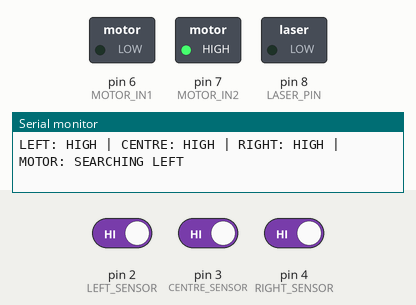
Recording of a sketch running on a simulated Arduino Nano, built with avr-gcc and run on an emulated ATmega328P. Shown: switched loads named in the sketch (green lamp = pin HIGH), the last lines printed to the serial monitor. The test bench sets the inputs (shaded band); at power-on: pin 2 (LEFT_SENSOR) HIGH, pin 3 (CENTRE_SENSOR) HIGH, pin 4 (RIGHT_SENSOR) HIGH.

Above: at 1.3 s.
1.4 s: pin 2 (LEFT_SENSOR) driven LOW
At 2.4 s:
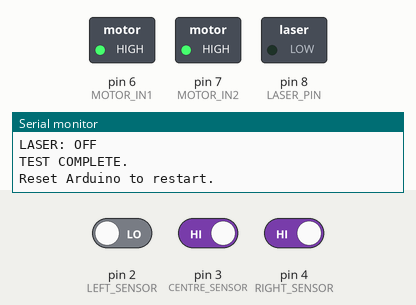
Timing chart, 0 to 4.4 s (numbered marks = the images above; inputs shaded):
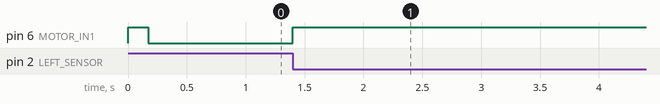

Measured:
- after the input at 1.4 s, pin 6 (MOTOR_IN1): LOW → HIGH at once

The sketch:

Test1BasicSensorTestStopOnDetect.ino
```cpp
/*
  MQ SENTINEL - TEST 1A
  RAW IR DETECTION AND MOTOR STOP

  Board: Arduino Nano

  D2 = Left IR sensor
  D3 = Centre IR sensor
  D4 = Right IR sensor

  D6 = Motor IN1
  D7 = Motor IN2
  D8 = Laser (disabled)

  LOW  = IR detected
  HIGH = No IR detected

  On detection:
  1. Stop motor using electrical braking.
  2. Report which sensor detected IR.
  3. Keep motor stopped until Arduino reset.
*/

// ============================================================
// PIN DEFINITIONS
// ============================================================

const byte LEFT_SENSOR   = 2;
const byte CENTRE_SENSOR = 3;
const byte RIGHT_SENSOR  = 4;

const byte MOTOR_IN1 = 6;
const byte MOTOR_IN2 = 7;

const byte LASER_PIN = 8;

// ============================================================
// SETTINGS
// ============================================================

const bool REVERSE_MOTOR = false;

const unsigned long PRINT_INTERVAL_MS = 300;

// ============================================================
// VARIABLES
// ============================================================

bool targetDetected = false;

unsigned long lastPrint = 0;

// ============================================================
// MOTOR CONTROL
// ============================================================

void motorLeft() {

  if (!REVERSE_MOTOR) {

    digitalWrite(MOTOR_IN1, LOW);
    digitalWrite(MOTOR_IN2, HIGH);

  } else {

    digitalWrite(MOTOR_IN1, HIGH);
    digitalWrite(MOTOR_IN2, LOW);

  }
}

void motorBrake() {

  // Original MQ Sentinel electrical braking method.
  // Confirm HIGH/HIGH is braking for your motor driver.

  digitalWrite(MOTOR_IN1, HIGH);
  digitalWrite(MOTOR_IN2, HIGH);
}

// ============================================================
// SETUP
// ============================================================

void setup() {

  Serial.begin(9600);

  // IR sensors
  pinMode(LEFT_SENSOR, INPUT);
  pinMode(CENTRE_SENSOR, INPUT);
  pinMode(RIGHT_SENSOR, INPUT);

  // Motor
  pinMode(MOTOR_IN1, OUTPUT);
  pinMode(MOTOR_IN2, OUTPUT);

  // Laser
  pinMode(LASER_PIN, OUTPUT);

  digitalWrite(LASER_PIN, LOW);

  // Keep motor stopped during startup.
  motorBrake();

  Serial.println();
  Serial.println("========================================");
  Serial.println(" MQ SENTINEL - RAW IR DETECTION TEST");
  Serial.println("========================================");

  Serial.println();

  Serial.println("D2 = LEFT");
  Serial.println("D3 = CENTRE");
  Serial.println("D4 = RIGHT");

  Serial.println();

  Serial.println("LOW  = DETECTED");
  Serial.println("HIGH = NOT DETECTED");

  Serial.println();

  Serial.println("Starting motor search...");

  motorLeft();
}

// ============================================================
// MAIN LOOP
// ============================================================

void loop() {

  // Once detected, motor remains stopped.
  if (targetDetected) {
    return;
  }

  // ----------------------------------------------------------
  // READ RAW SENSOR STATES
  // ----------------------------------------------------------

  byte leftState = digitalRead(LEFT_SENSOR);
  byte centreState = digitalRead(CENTRE_SENSOR);
  byte rightState = digitalRead(RIGHT_SENSOR);

  // ----------------------------------------------------------
  // CHECK FOR IR DETECTION
  // ----------------------------------------------------------

  if (leftState == LOW ||
      centreState == LOW ||
      rightState == LOW) {

    // Stop immediately, before printing anything.
    motorBrake();

    targetDetected = true;

    unsigned long detectionTime = millis();

    Serial.println();
    Serial.println("========================================");
    Serial.println("       IR TARGET DETECTED!");
    Serial.println("========================================");

    Serial.print("Detection time: ");
    Serial.print(detectionTime);
    Serial.println(" ms");

    Serial.println();

    // Report all sensors detecting at this instant.

    if (leftState == LOW) {
      Serial.println("LEFT SENSOR: DETECTED (LOW)");
    }

    if (centreState == LOW) {
      Serial.println("CENTRE SENSOR: DETECTED (LOW)");
    }

    if (rightState == LOW) {
      Serial.println("RIGHT SENSOR: DETECTED (LOW)");
    }

    Serial.println();

    Serial.println("MOTOR: ELECTRICALLY BRAKED");
    Serial.println("LASER: OFF");

    Serial.println();
    Serial.println("TEST COMPLETE.");
    Serial.println("Reset Arduino to restart.");

    return;
  }

  // ----------------------------------------------------------
  // SERIAL MONITOR OUTPUT
  // ----------------------------------------------------------

  unsigned long now = millis();

  if (now - lastPrint >= PRINT_INTERVAL_MS) {

    lastPrint = now;

    Serial.print("LEFT: ");
    Serial.print(leftState == LOW ? "LOW" : "HIGH");

    Serial.print(" | CENTRE: ");
    Serial.print(centreState == LOW ? "LOW" : "HIGH");

    Serial.print(" | RIGHT: ");
    Serial.print(rightState == LOW ? "LOW" : "HIGH");

    Serial.println(" | MOTOR: SEARCHING LEFT");
  }
}
```
